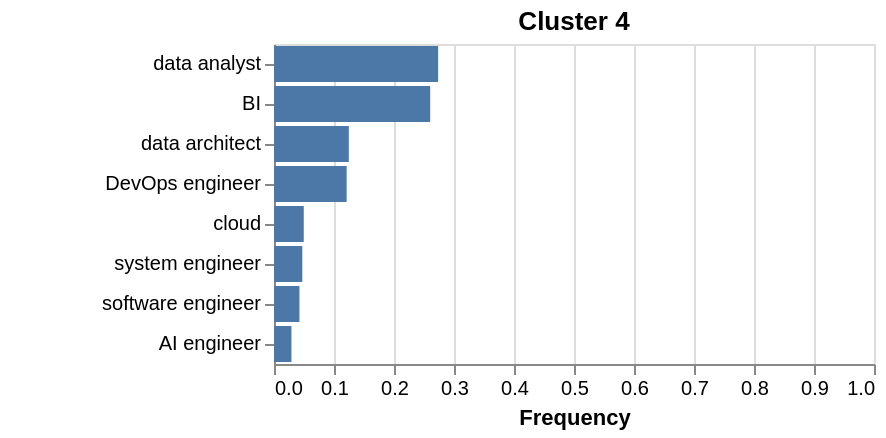

Specify this chart in Vega-Lite:
### Vega-Lite specification from a JSON file in a GitHub repository (floating-point values rounded to 4 significant figures)
{"$schema": "https://vega.github.io/schema/vega-lite/v5.6.1.json", "config": {"legend": {"disable": true}, "view": {"continuousHeight": 300, "continuousWidth": 300}}, "data": {"name": "data-ab2031114ddcb2b765dfacb68c6ebd77"}, "datasets": {"data-ab2031114ddcb2b765dfacb68c6ebd77": [{"Job title": "data analyst", "freq_rel": 0.2736, "label": 4}, {"Job title": "BI", "freq_rel": 0.2603, "label": 4}, {"Job title": "cloud", "freq_rel": 0.0496, "label": 4}, {"Job title": "AI engineer", "freq_rel": 0.0291, "label": 4}, {"Job title": "DevOps engineer", "freq_rel": 0.1211, "label": 4}, {"Job title": "data architect", "freq_rel": 0.1247, "label": 4}, {"Job title": "system engineer", "freq_rel": 0.0472, "label": 4}, {"Job title": "software engineer", "freq_rel": 0.0424, "label": 4}]}, "encoding": {"color": {"field": "Origin", "type": "nominal"}, "tooltip": [{"field": "Job title", "title": "Job title", "type": "nominal"}, {"field": "freq_rel", "format": ".2%", "title": "Percentage", "type": "quantitative"}], "x": {"field": "freq_rel", "scale": {"domain": [0, 1]}, "title": "Frequency", "type": "quantitative"}, "y": {"axis": {"labelAngle": 0}, "field": "Job title", "sort": {"field": "freq_rel", "order": "descending"}, "title": null, "type": "nominal"}}, "mark": {"tooltip": true, "type": "bar"}, "padding": {"bottom": 5, "left": 50, "right": 5, "top": 5}, "title": "Cluster 4"}
